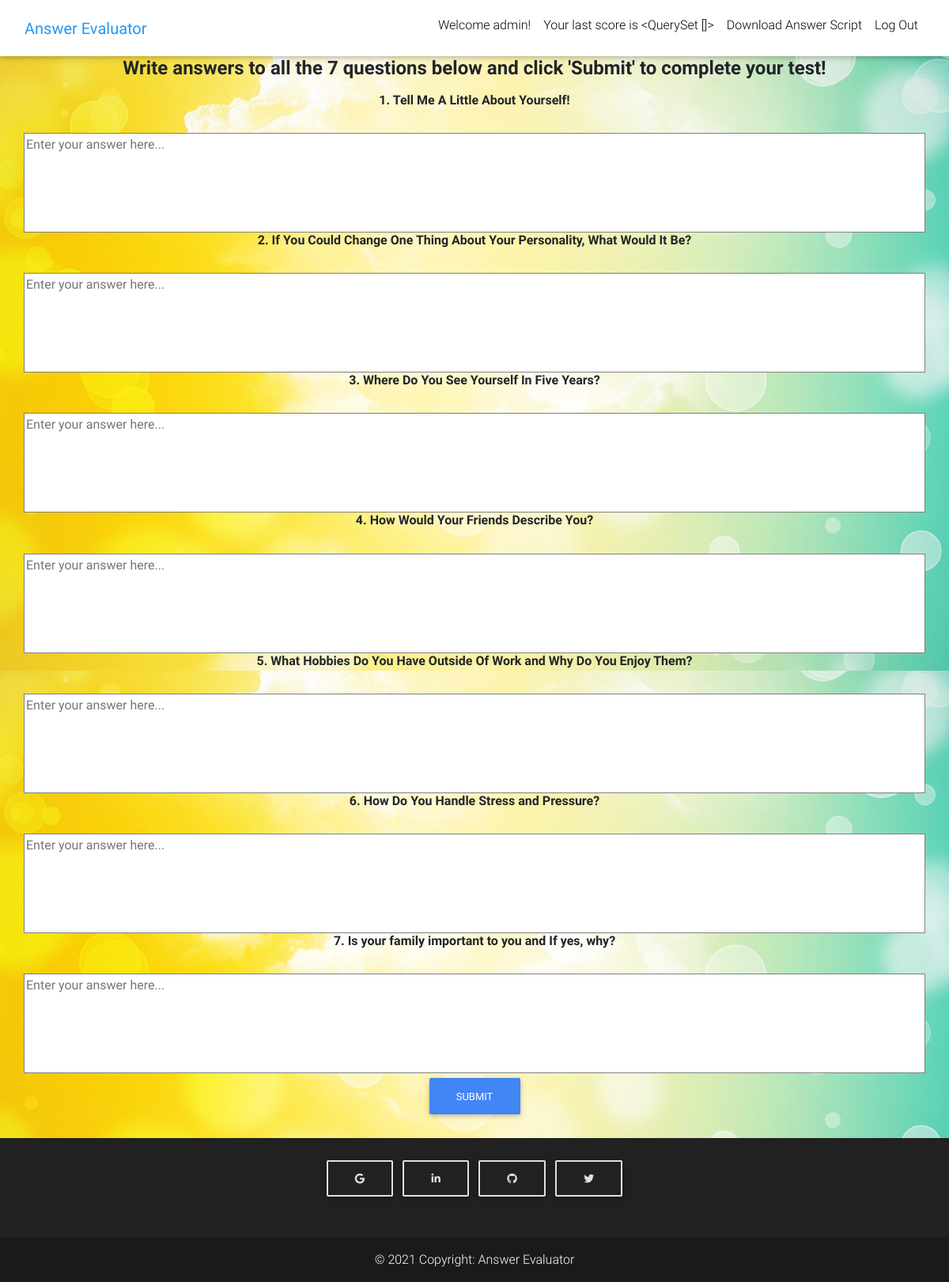
Before: /online (signed in) with the older database file.
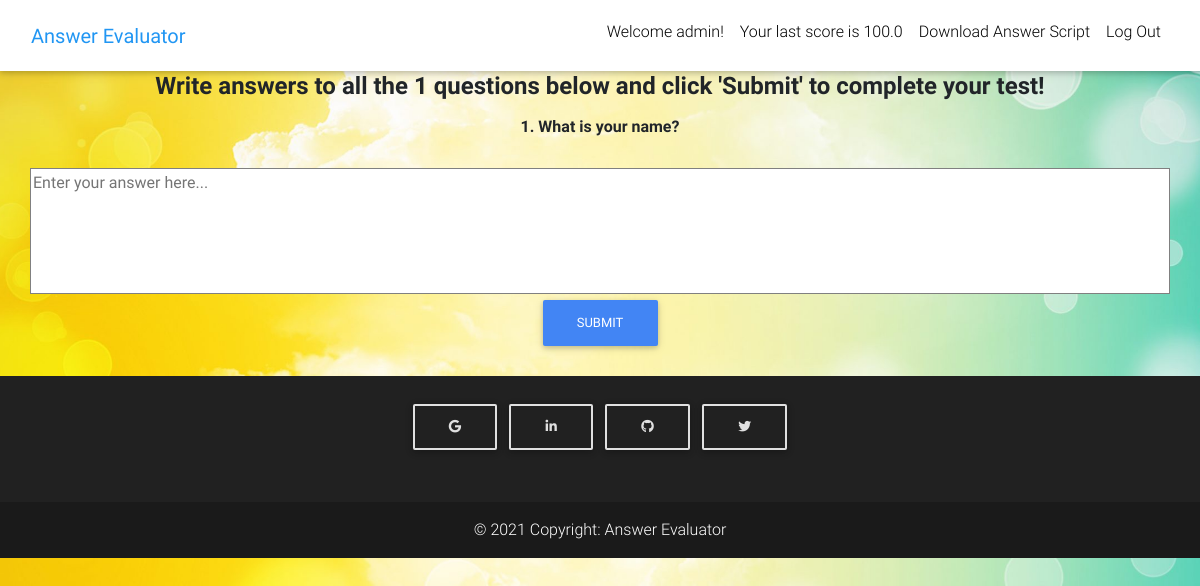
After: the same page with the newer database file.
### core/models.py (models this page shows)
class Questions(models.Model):
    question = models.TextField(max_length=250)
    answer = models.TextField(max_length=1000)

class Scores(models.Model):
    user = models.ForeignKey(settings.AUTH_USER_MODEL,
                             on_delete=models.CASCADE)
    score = models.FloatField()

### core/views.py (the view, shortened to what this page needs)
# urls.py: path('online', OnlineAnswerView.as_view(), name='online'),
class OnlineAnswerView(View):
    def get(self, *args, **kwargs):
            questions = Questions.objects.all()
            score = None
            if self.request.user.is_authenticated:
                score = Scores.objects.filter(user=self.request.user)
                if score.exists():
                    score = score[0].score
            context = {
                'questions':questions,
                'l': len(questions),
                'score':score,
            }
            return render(self.request, 'online.html', context)

### templates/online.html (shortened to what this page needs)
{% extends "base.html" %}
{% block content %}
  <main>
    {% if request.user.is_authenticated %}
    <div class="container">
      <section class="text-center mb-4">
        <h4><p class="text-center font-weight-bold">Write answers to all the {{l}} questions below and click 'Submit' to complete your test!</p></h4>
        <div class="row wow fadeIn">
          <form action="{% url 'core:online' %}" method="POST">
            {% for question in questions %}
            <h6><label class="text-center font-weight-bold">{{forloop.counter}}. {{ question.question }}</label></h6>
            <div class="md-form mb-5">
               <textarea class="textarea" rows="5" cols="125" maxlength="1000" name="q{{ forloop.counter }}" placeholder="Enter your answer here..." required=True></textarea>
            </div>
            {% endfor %}
          <button type='submit' class="btn btn-primary">Submit</button>
        </form>
        </div>
      </section>
    {% else %}
    <p class="text-center font-weight-bold">Please login/sign up to start your test!</p>
    {% endif %}
  </main>
{% endblock content %}

### templates/navbar.html (shortened to what this page needs)
<nav class="navbar fixed-top navbar-expand-lg navbar-light white scrolling-navbar">
  <div class="container-fluid">
      <a class="navbar-brand waves-effect" href="/">
        <strong class="blue-text">Answer Evaluator</strong>
      </a>
      <div class="collapse navbar-collapse" id="navbarSupportedContent">
        <ul class="navbar-nav me-auto mb-2 mb-lg-0">
          {% if request.user.is_authenticated %}
          <li class="nav-item">
              <span class="nav-link waves-effect clearfix d-sm-inline-block"> Welcome {{user.username}}! </span>
          </li>
          {% if score != None %}
          <li class="nav-item">
              <span class="nav-link waves-effect clearfix d-sm-inline-block"> Your last score is {{score}} </span>
          </li>
          <li class="nav-item">
            <a target="_blank" class="nav-link waves-effect" href="{% url 'core:pdf' %}">
              <span class="clearfix d-sm-inline-block"> Download Answer Script </span>
            </a>
          </li>
          {% endif %}
          <li class="nav-item">
            <a class="nav-link waves-effect" href="{% url 'account_logout' %}">
              <span class="clearfix d-sm-inline-block"> Log Out </span>
            </a>
          </li>
          {% endif %}
        </ul>
      </div>
    </div>
  </nav>

Changed rows visible on the page:
removed Questions: question "Tell Me A Little About Yourself!"
removed Questions: question "If You Could Change One Thing About Your Personality, What Would It Be?"
removed Questions: question "Where Do You See Yourself In Five Years?"
removed Questions: question "How Would Your Friends Describe You?"
removed Questions: question "What Hobbies Do You Have Outside Of Work and Why Do You Enjoy Them?"
removed Questions: question "How Do You Handle Stress and Pressure?"
removed Questions: question "Is your family important to you and If yes, why?"
added Scores: score "100.0"
added Questions: question "What is your name?"
Other visible differences:
{{ l }}: "7" → "1"
{{ score }}: "<QuerySet []>" → (not shown)
